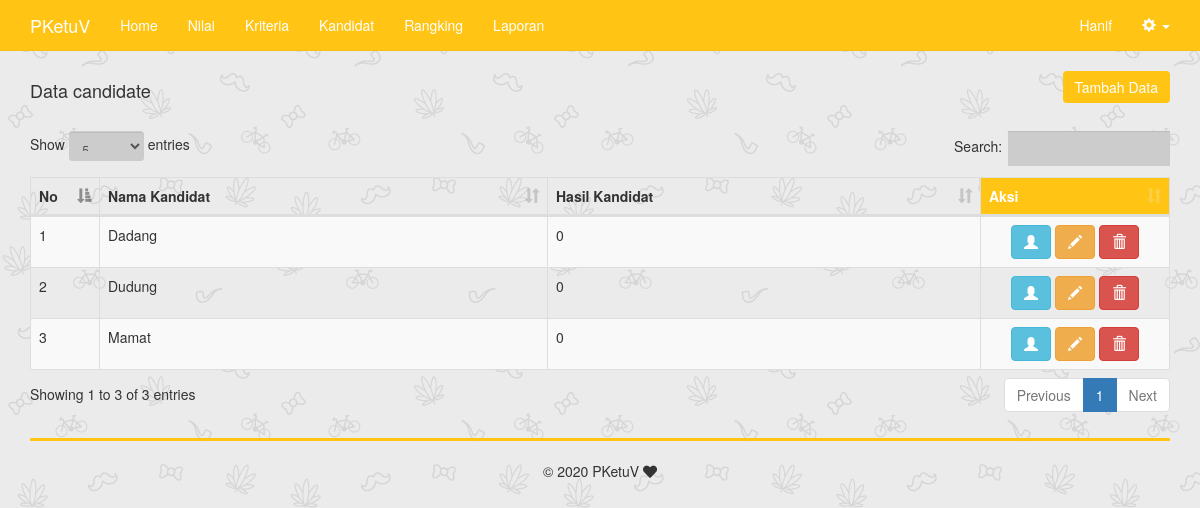
Page /candidate.php (signed in) on the committed database.
### tables this page shows
CREATE TABLE `candidate` (
  `id_candidate` int(11) NOT NULL,
  `id_pengguna` int(11) NOT NULL,
  `nama_candidate` varchar(255) NOT NULL,
  `hasil_candidate` double NULL
);

### includes/candidate.inc.php (called while the page is built, shortened)
<?php
class candidate{
	private $conn;
	private $table_name = "candidate";
	public function __construct($db){
		$this->conn = $db;
	}
	function readAll(){
		$query = "SELECT * FROM ".$this->table_name." ORDER BY id_candidate ASC";
		$stmt = $this->conn->prepare( $query );
		$stmt->execute();
		return $stmt;
	}
}
?>

### candidate.php (the view)
<?php
include_once 'header.php';
if (isset($_SESSION['role'])) {
    if ($_SESSION['role'] != base64_encode('Admin')) { ?>
        <div class="container">
            <div class="text-center">Halaman ini hanya untuk hak akses Admin saja!</div>
        </div>
    <?php } else {
include_once 'includes/candidate.inc.php';
$pro = new candidate($db);
$stmt = $pro->readAll();
?>
	<div class="row">
		<div class="col-md-6 text-left">
			<h4>Data candidate</h4>
		</div>
		<div class="col-md-6 text-right">
			<button onclick="location.href='candidate-baru.php'" class="btn btn-primary" id="btn-tambah">Tambah Data</button>
		</div>
	</div>
	<br/>
	<table width="100%" class="table table-striped table-bordered" id="tabeldata">
        <thead>
            <tr>
                <th width="30px">No</th>
                <th>Nama Kandidat</th>
                <th>Hasil Kandidat</th>
                <th width="150px" id="bg-hasil">Aksi</th>
            </tr>
        </thead>
        <tbody>
<?php
$no=1;
while ($row = $stmt->fetch(PDO::FETCH_ASSOC)){
?>
            <tr>
                <td><?php echo $no++ ?></td>
                <td><?php echo $row['nama_candidate'] ?></td>
                <td><?php echo $row['hasil_candidate'] ?></td>
                <td class="text-center">
                    <?php if (isset($row['id_pengguna']) AND $row['id_pengguna'] > 1) { ?>
                    <a href="user-ubah.php?id=<?php echo $row['id_pengguna'] ?>" class="btn btn-info"><span class="glyphicon glyphicon-user" aria-hidden="true"></span></a>
                    <?php } ?>
					<a href="candidate-ubah.php?id=<?php echo $row['id_candidate'] ?>" class="btn btn-warning"><span class="glyphicon glyphicon-pencil" aria-hidden="true"></span></a>
					<a href="candidate-hapus.php?id=<?php echo $row['id_candidate'] ?>" onclick="return confirm('Yakin ingin menghapus data')" class="btn btn-danger"><span class="glyphicon glyphicon-trash" aria-hidden="true"></span></a>
			    </td>
            </tr>
<?php
}
?>
        </tbody>
    </table>
<?php
include_once 'footer.php';
    }
}
?>

### css/custom.css (style rules this page uses)
#bg-hasil { background: #ffc414;color: white; }
#btn-tambah { background: #ffc414;color: white;border: none; }
a { color: inherit; }

### rows in the picture
candidate: nama_candidate "Dadang", hasil_candidate "0"
candidate: nama_candidate "Dudung", hasil_candidate "0"
candidate: nama_candidate "Mamat", hasil_candidate "0"

### other values in the picture
$config->title "PKetuV"
$_SESSION['nama_lengkap'] "Hanif"
